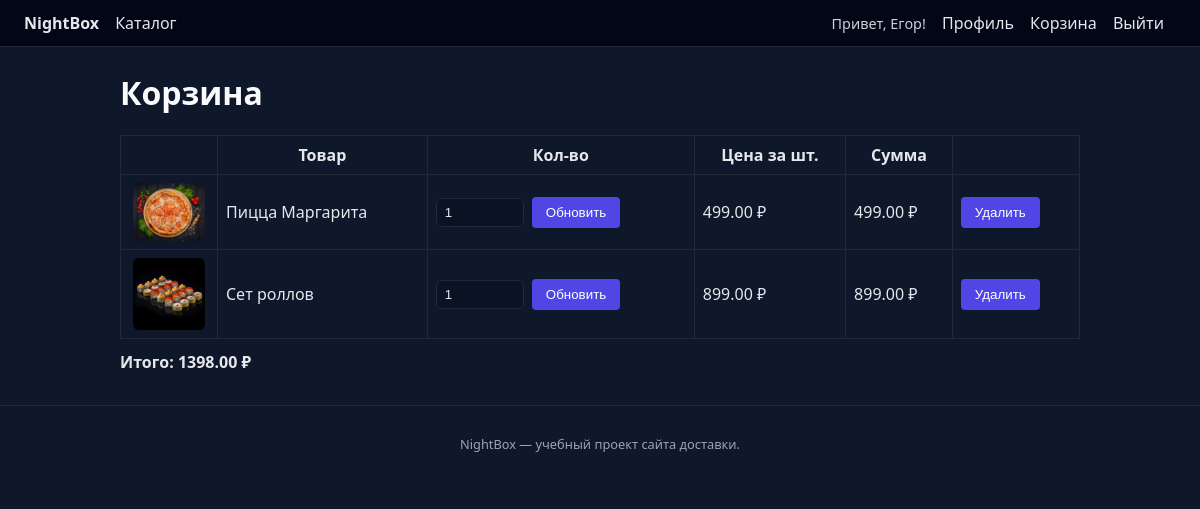
Before: /cart (signed in) with the older database file.
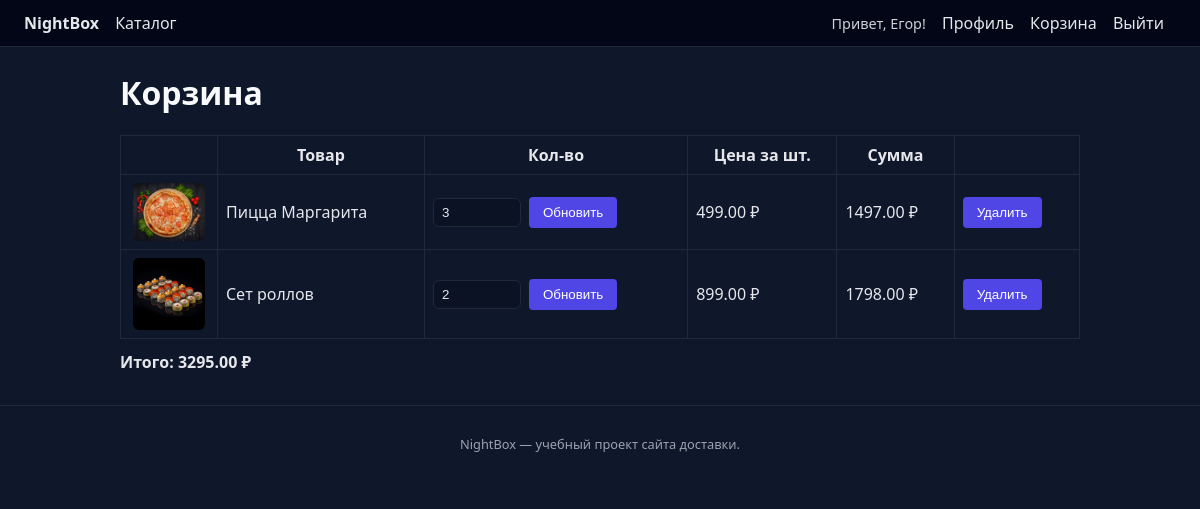
After: the same page with the newer database file.
### app.py (models this page shows, shortened)
class User(db.Model):
    __tablename__ = "users"
    id = db.Column(db.Integer, primary_key=True)
    email = db.Column(db.String(120), unique=True, nullable=False)
    name = db.Column(db.String(80), nullable=False)
    password_hash = db.Column(db.String(255), nullable=False)

class CartItem(db.Model):
    __tablename__ = "cart_items"
    id = db.Column(db.Integer, primary_key=True)
    user_id = db.Column(db.Integer, db.ForeignKey("users.id"), nullable=False)
    product_id = db.Column(db.Integer, db.ForeignKey("products.id"), nullable=False)
    quantity = db.Column(db.Integer, nullable=False, default=1)
    user = db.relationship("User", backref="cart_items")
    product = db.relationship("Product")

class Product(db.Model):
    __tablename__ = "products"
    id = db.Column(db.Integer, primary_key=True)
    name = db.Column(db.String(100), nullable=False)
    description = db.Column(db.String(255), nullable=False)
    price = db.Column(db.Float, nullable=False)

### app.py (the view)
    def wrapper(*args, **kwargs):
        if g.current_user is None:
            return redirect(url_for("login", next=request.path))
        return view_func(*args, **kwargs)

### app.py (called while the page is built)
@app.before_request
def load_current_user():
    user_id = session.get("user_id")
    if user_id is None:
        g.current_user = None
    else:
        g.current_user = User.query.get(user_id)

def login_required(view_func):
    def wrapper(*args, **kwargs):
        if g.current_user is None:
            return redirect(url_for("login", next=request.path))
        return view_func(*args, **kwargs)
    wrapper.__name__ = view_func.__name__
    return wrapper

@app.route("/cart")
@login_required
def cart():
    items = CartItem.query.filter_by(user_id=g.current_user.id).all()
    total = sum(item.product.price * item.quantity for item in items)
    return render_template("cart.html", items=items, total=total)

### templates/cart.html
{% extends "base.html" %}
{% block content %}
    <h1>Корзина</h1>
    {% if not items %}
        <p>Корзина пуста.</p>
    {% else %}
        <table class="cart-table">
            <thead>
            <tr>
                <th></th>
                <th>Товар</th>
                <th>Кол-во</th>
                <th>Цена за шт.</th>
                <th>Сумма</th>
                <th></th>
            </tr>
            </thead>
            <tbody>
            {% for item in items %}
                <tr>
                    <td class="cart-img-cell">
                        {% if "Пицца" in item.product.name %}
                            <img class="card-img cart-img-small" src="{{ url_for('static', filename='img/pizza-margherita.jpg') }}" alt="Пицца Маргарита">
                        {% elif "Бургер" in item.product.name %}
                            <img class="card-img cart-img-small" src="{{ url_for('static', filename='img/burger.jpg') }}" alt="Бургер">
                        {% elif "роллов" in item.product.name %}
                            <img class="card-img cart-img-small" src="{{ url_for('static', filename='img/rolls.jpg') }}" alt="Роллы">
                        {% elif "Лимонад" in item.product.name %}
                            <img class="card-img cart-img-small" src="{{ url_for('static', filename='img/lemonade.jpg') }}" alt="Лимонад">
                        {% endif %}
                    </td>
                    <td>{{ item.product.name }}</td>
                    <td>
                        <form method="post" action="{{ url_for('update_cart_item', item_id=item.id) }}" class="inline-form">
                            <input type="number" name="quantity" min="1" max="99" value="{{ item.quantity }}" required>
                            <button type="submit">Обновить</button>
                        </form>
                    </td>
                    <td>{{ "%.2f"|format(item.product.price) }} ₽</td>
                    <td>{{ "%.2f"|format(item.product.price * item.quantity) }} ₽</td>
                    <td>
                        <form method="post" action="{{ url_for('remove_from_cart', item_id=item.id) }}">
                            <button type="submit">Удалить</button>
                        </form>
                    </td>
                </tr>
            {% endfor %}
            </tbody>
        </table>
        <p class="cart-total">Итого: {{ "%.2f"|format(total) }} ₽</p>
    {% endif %}
{% endblock %}

### templates/base.html (shortened to what this page needs)
<!doctype html>
<html lang="ru">
<head>
    <link rel="stylesheet" href="{{ url_for('static', filename='css/style.css') }}">
</head>
<body>
<header class="navbar">
    <div class="navbar-left">
        <a href="{{ url_for('index') }}" class="logo">NightBox</a>
        <a href="{{ url_for('catalog') }}">Каталог</a>
    </div>
    <div class="navbar-right">
        {% if g.current_user %}
            <span class="navbar-user">Привет, {{ g.current_user.name }}!</span>
            <a href="{{ url_for('profile') }}">Профиль</a>
            <a href="{{ url_for('cart') }}">Корзина</a>
            <a href="{{ url_for('logout') }}">Выйти</a>
        {% else %}
            <a href="{{ url_for('login') }}">Войти</a>
            <a href="{{ url_for('register') }}">Регистрация</a>
        {% endif %}
    </div>
</header>
<main class="container">
    {% block content %}{% endblock %}
</main>
<footer class="footer">
    <p>NightBox — учебный проект сайта доставки.</p>
</footer>
</body>
</html>

### static/css/style.css (style rules this page uses)
body { margin: 0; font-family: system-ui, -apple-system, BlinkMacSystemFont, "Segoe UI", sans-serif; background: #0f172a; color: #e5e7eb; }
.navbar { display: flex; justify-content: space-between; align-items: center; padding: 12px 24px; background: #020617; border-bottom: 1px solid #1f2937; }
.navbar a { color: #e5e7eb; text-decoration: none; margin-right: 12px; }
.logo { font-weight: 700; margin-right: 16px; }
.navbar-user { margin-right: 12px; font-size: 0.9rem; opacity: 0.9; }
.container { max-width: 960px; margin: 24px auto; padding: 0 16px; }
h1, h2, h3 { color: #f9fafb; }
button { padding: 8px 14px; border-radius: 4px; border: none; background: #4f46e5; color: white; cursor: pointer; }
.cart-table { width: 100%; border-collapse: collapse; margin-top: 12px; }
.cart-table th, .cart-table td { border: 1px solid #1f2937; padding: 8px; }
.inline-form { display: flex; gap: 8px; align-items: center; }
.inline-form input[type="number"] { width: 70px; padding: 6px 8px; border-radius: 6px; border: 1px solid #1f2937; background: #0b1224; color: #e5e7eb; }
.cart-total { margin-top: 12px; font-weight: 600; }
.footer { text-align: center; padding: 16px; font-size: 0.8rem; color: #9ca3af; border-top: 1px solid #1f2937; margin-top: 32px; }
.card-img { width: 100%; border-radius: 6px; margin-bottom: 8px; object-fit: cover; max-height: 160px; }
.cart-img-small { max-width: 72px; max-height: 72px; margin: 0 auto; display: block; }
.cart-img-cell { width: 80px; }

Changed rows visible on the page:
changed CartItem "Пицца Маргарита": quantity "1" → "3"
changed through a linked row, Product (number 1 of 2 on the later page): item.product.price*item.quantity "499.00" → "1497.00"
changed CartItem "Сет роллов": quantity "1" → "2"
changed through a linked row, Product (number 2 of 2 on the later page): item.product.price*item.quantity "899.00" → "1798.00"
Other visible differences:
{{ "%.2f"|format(total) }}: "1398.00" → "3295.00"
